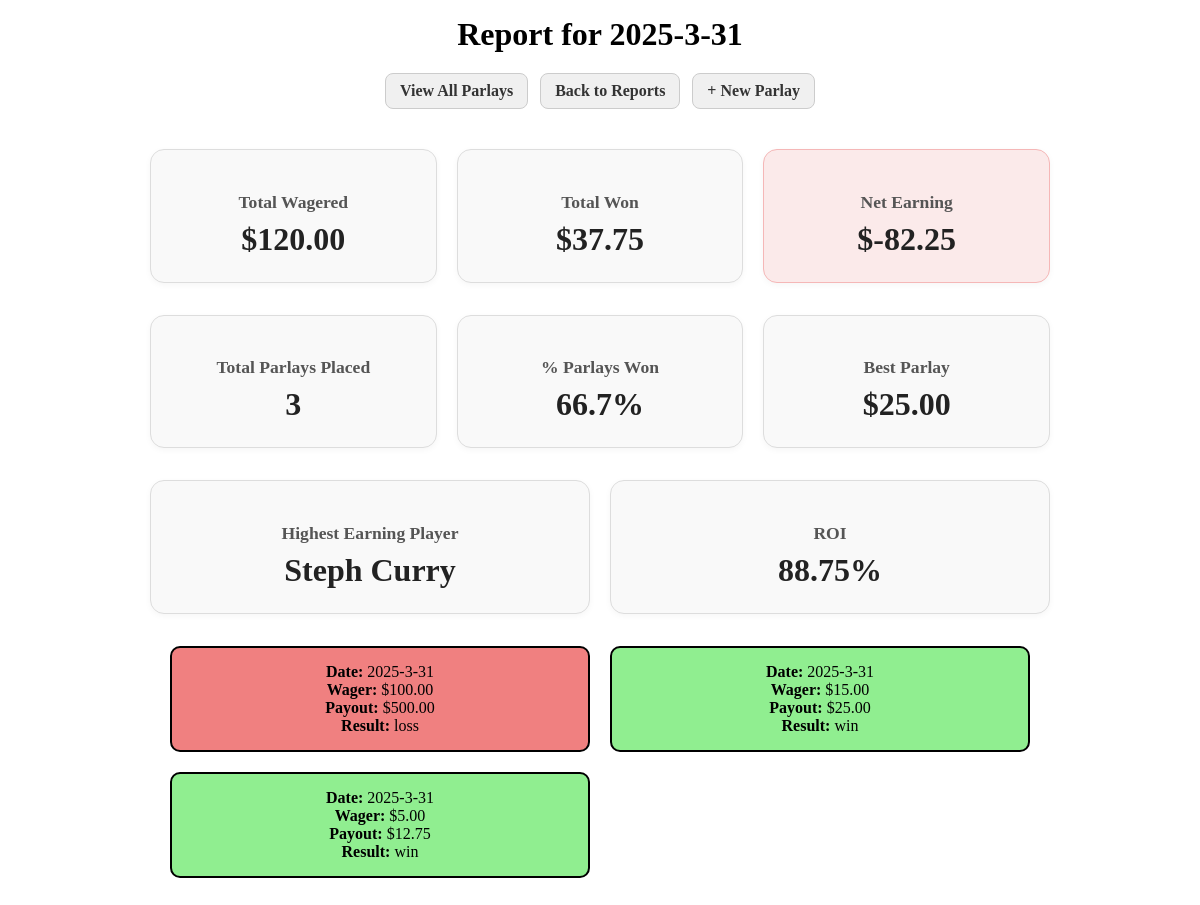
Screenshot of /report/day/2025-3-31 with the database file from the repository.
### models.py (models this page shows)
class Parlay(db.Model):
    id = db.Column(db.Integer, primary_key=True)
    date = db.Column(db.String)
    wager_amount = db.Column(db.Float)
    payout = db.Column(db.Float)
    result = db.Column(db.String)
    props = db.relationship('ParlayProp', backref='parlay', lazy=True)

class Player(db.Model):
    id = db.Column(db.Integer, primary_key=True)
    name = db.Column(db.String, nullable=False)
    props = db.relationship("Prop", backref="player", lazy=True)

### app.py (the view)
@app.route('/report/day/<date>')
def report_day(date):
    total_wagered_sql = text("""
        SELECT COALESCE(SUM(wager_amount), 0) FROM parlay WHERE date = :date
    """)
    total_wagered = db.session.execute(total_wagered_sql, {'date': date}).scalar() or 0
    total_won_sql = text("""
        SELECT COALESCE(SUM(payout), 0) FROM parlay WHERE date = :date AND result = 'win'
    """)
    total_won = db.session.execute(total_won_sql, {'date': date}).scalar() or 0
    net_earning = total_won - total_wagered
    total_parlays_sql = text("""
        SELECT COUNT(*) FROM parlay WHERE date = :date
    """)
    total_parlays = db.session.execute(total_parlays_sql, {'date': date}).scalar() or 0
    winning_parlays_sql = text("""
        SELECT COUNT(*) FROM parlay WHERE date = :date AND result = 'win'
    """)
    winning_parlays = db.session.execute(winning_parlays_sql, {'date': date}).scalar() or 0
    percent_winners = (winning_parlays / total_parlays * 100) if total_parlays > 0 else 0
    best_parlay_sql = text("""
        SELECT id, payout, wager_amount
        FROM parlay
        WHERE date = :date AND result = 'win'
        ORDER BY payout DESC
        LIMIT 1
    """)
    best_parlay = db.session.execute(best_parlay_sql, {'date': date}).fetchone()
    highest_player_sql = text("""
        SELECT player.id, player.name,
               COALESCE(SUM(parlay.payout), 0) - COALESCE(SUM(parlay.wager_amount), 0) AS net_earning,
               COALESCE(SUM(parlay.payout), 0) AS total_won,
               COALESCE(SUM(parlay.wager_amount), 0) AS total_wagered
        FROM player
        JOIN prop ON prop.player_id = player.id
        JOIN parlay_prop ON prop.id = parlay_prop.prop_id
        JOIN parlay ON parlay_prop.parlay_id = parlay.id
        WHERE parlay.date = :date AND parlay.result = 'win'
        GROUP BY player.id
        ORDER BY net_earning DESC
        LIMIT 1
    """)
    highest_player = db.session.execute(highest_player_sql, {'date': date}).fetchone()
    parlays_sql = text("""
        SELECT * FROM parlay WHERE date = :date ORDER BY id DESC
    """)
    parlays = db.session.execute(parlays_sql, {'date': date}).fetchall()
    return render_template(
        "report_day_view.html",
        date=date,
        total_wagered=total_wagered,
        total_won=total_won,
        net_earning=net_earning,
        total_parlays=total_parlays,
        percent_winners=percent_winners,
        best_parlay=best_parlay,
        highest_player=highest_player,
        parlays=parlays  # Pass to template
    )

### templates/report_day_view.html (shortened to what this page needs)
<!DOCTYPE html>
<html>
<head>
</head>
<body>
  <h1>Report for {{ date }}</h1>
  <div class="nav-links">
    <a href="/">View All Parlays</a>
    <a href="/report">Back to Reports</a>
    <a href="/create_parlay">+ New Parlay</a>
  </div>
  <div class="report-container">
    <div class="block-row">
      <div class="stat-block">
        <h3>Total Wagered</h3>
        <div class="stat-value">${{ "%.2f"|format(total_wagered) }}</div>
      </div>
      <div class="stat-block">
        <h3>Total Won</h3>
        <div class="stat-value">${{ "%.2f"|format(total_won) }}</div>
      </div>
      <div class="stat-block {% if net_earning >= 0 %}positive{% else %}negative{% endif %}">
        <h3>Net Earning</h3>
        <div class="stat-value">${{ "%.2f"|format(net_earning) }}</div>
      </div>
    </div>
    <div class="block-row">
      <div class="stat-block">
        <h3>Total Parlays Placed</h3>
        <div class="stat-value">{{ total_parlays }}</div>
      </div>
      <div class="stat-block">
        <h3>% Parlays Won</h3>
        <div class="stat-value">{{ "%.1f"|format(percent_winners) }}%</div>
      </div>
      <div class="stat-block">
        <h3>Best Parlay</h3>
        {% if best_parlay %}
          <div class="stat-value">${{ "%.2f"|format(best_parlay.payout) }}</div>
        {% else %}
          <div class="stat-value">No winning parlays</div>
        {% endif %}
      </div>
    </div>
    <div class="block-row">
      <div class="stat-block">
        <h3>Highest Earning Player</h3>
        <div class="stat-value">
          {% if highest_player %}{{ highest_player.name }}{% else %}N/A{% endif %}
        </div>
      </div>
      <div class="stat-block">
        <h3>ROI</h3>
        <div class="stat-value">
          {% if highest_player and highest_player.total_wagered > 0 %}
            {{ "%.2f"|format((highest_player.net_earning / highest_player.total_wagered) * 100) }}%
          {% else %}
            N/A
          {% endif %}
        </div>
      </div>
    </div>
    <div class="parlay-grid" style="margin-top: 2rem;">
      {% if parlays and parlays|length > 0 %}
        {% for parlay in parlays %}
          <div class="parlay-card
            {% if parlay.result == 'win' %}
              parlay-win
            {% elif parlay.result == 'loss' %}
              parlay-loss
            {% elif parlay.result == 'pending' %}
              parlay-pending
            {% else %}
              parlay-default
            {% endif %}
          ">
            <div><strong>Date:</strong> {{ parlay.date }}</div>
            <div><strong>Wager:</strong> ${{ "%.2f"|format(parlay.wager_amount) }}</div>
            <div><strong>Payout:</strong> ${{ "%.2f"|format(parlay.payout) }}</div>
            <div><strong>Result:</strong> {{ parlay.result }}</div>
          </div>
        {% endfor %}
      {% else %}
        <div style="text-align:center; width:100%;">No parlays found.</div>
      {% endif %}
    </div>
  </div>
</body>
</html>

### templates/report_day_view.html (style rules this page uses)
h1 { text-align: center; margin: 1rem 0; }
.nav-links { text-align: center; margin-bottom: 1rem; }
.nav-links a { display: inline-block; background: #f0f0f0; color: #333; text-decoration: none; padding: 8px 14px; border-radius: 8px; margin: 4px; border: 1px solid #ccc; font-weight: bold; transition: background 0.2s; }
.report-container { max-width: 900px; margin: 0 auto; padding: 20px; }
.block-row { display: flex; gap: 20px; margin-bottom: 2rem; }
.stat-block { flex: 1; background: #f9f9f9; border-radius: 14px; border: 1px solid #ddd; text-align: center; padding: 24px 10px; box-shadow: 0 2px 6px rgba(0,0,0,0.04); margin: 0; display: flex; flex-direction: column; justify-content: center; }
.stat-block.negative { background: #fbeaea; border-color: #f5b7b7; }
.stat-block h3 { margin-bottom: 0.5rem; font-size: 1.1rem; color: #555; }
.stat-block .stat-value { font-size: 2rem; font-weight: bold; color: #222; }
.parlay-grid { display: grid; grid-template-columns: repeat(auto-fill, minmax(280px, 1fr)); gap: 20px; max-width: 1200px; margin: 0 auto; padding: 0 20px; }
.parlay-card { border: 2px solid black; border-radius: 10px; padding: 15px; text-align: center; }
.parlay-win { background-color: lightgreen; }
.parlay-loss { background-color: lightcoral; }

### rows the page displays
Parlay: payout "25.00", date "2025-3-31", wager_amount "15.00", result "win"
Player: name "Steph Curry"
Parlay: date "2025-3-31", wager_amount "100.00", payout "500.00", result "loss"
Parlay: date "2025-3-31", wager_amount "5.00", payout "12.75", result "win"

### other values shown
{{ date }} "2025-3-31"
{{ "%.2f"|format(total_wagered) }} "120.00"
{{ "%.2f"|format(total_won) }} "37.75"
{{ "%.2f"|format(net_earning) }} "-82.25"
{{ total_parlays }} "3"
{{ "%.1f"|format(percent_winners) }} "66.7"
